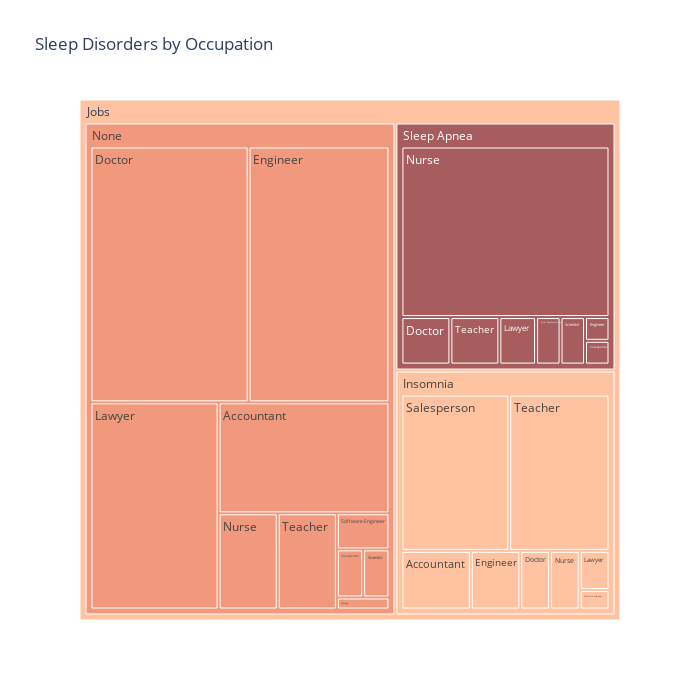

Write notebook code for a chart like this one.
### Code cell
# Percentage of people with sleep problems or not classified by occupation
pct_sleep_job = pd.DataFrame(sleep_data.groupby("Sleep Disorder")["Occupation"].value_counts())
pct_sleep_job.columns = ["Count"]
pct_sleep_job = pct_sleep_job.reset_index()
#print(pct_sleep_job)

## Create tree map
fig = px.treemap(data_frame=pct_sleep_job,
                 values="Count",
                 width=700,
                 height=700,
                 color="Sleep Disorder",
                 color_discrete_sequence=["#FFC3A1", "#F0997D","#A75D5D", "#FFC3A1"],
                 path=[px.Constant("Jobs"), "Sleep Disorder", "Occupation"],
                 title = "Sleep Disorders by Occupation")
fig.show()

## Compare and print Observation
max_job = pct_sleep_job.groupby("Sleep Disorder")["Count"].max()
max_job_name = []
for val in max_job:
      max_job_name.append(pct_sleep_job[pct_sleep_job["Count"]==val][["Sleep Disorder","Occupation"]])
print("\nObservation: ")
for e in max_job_name:
      print(f"For {e.iloc[0][0]}, {e.iloc[0][1]} more than others")

### Figure 1 — Plotly figure (JSON) as saved in the notebook; plotly's stock layout.template omitted (floating-point values rounded to 4 significant figures)
{"data": [{"branchvalues": "total", "customdata": [["Insomnia"], ["None"], ["Insomnia"], ["None"], ["Sleep Apnea"], ["Insomnia"], ["None"], ["Sleep Apnea"], ["None"], ["Insomnia"], ["Sleep Apnea"], ["Sleep Apnea"], ["None"], ["Insomnia"], ["None"], ["Sleep Apnea"], ["None"], ["Insomnia"], ["Sleep Apnea"], ["None"], ["Sleep Apnea"], ["Insomnia"], ["None"], ["Insomnia"], ["None"], ["Sleep Apnea"], ["Insomnia"], ["None"], ["Sleep Apnea"], ["(?)"]], "domain": {"x": [0, 1], "y": [0, 1]}, "hovertemplate": "labels=%{label}<br>Count=%{value}<br>parent=%{parent}<br>id=%{id}<br>Sleep Disorder=%{customdata[0]}<extra></extra>", "ids": ["Jobs/Insomnia/Accountant", "Jobs/None/Accountant", "Jobs/Insomnia/Doctor", "Jobs/None/Doctor", "Jobs/Sleep Apnea/Doctor", "Jobs/Insomnia/Engineer", "Jobs/None/Engineer", "Jobs/Sleep Apnea/Engineer", "Jobs/None/Salesperson", "Jobs/Insomnia/Salesperson", "Jobs/Sleep Apnea/Sales Representative", "Jobs/Sleep Apnea/Nurse", "Jobs/None/Nurse", "Jobs/Insomnia/Nurse", "Jobs/None/Manager", "Jobs/Sleep Apnea/Lawyer", "Jobs/None/Lawyer", "Jobs/Insomnia/Lawyer", "Jobs/Sleep Apnea/Salesperson", "Jobs/None/Scientist", "Jobs/Sleep Apnea/Scientist", "Jobs/Insomnia/Software Engineer", "Jobs/None/Software Engineer", "Jobs/Insomnia/Teacher", "Jobs/None/Teacher", "Jobs/Sleep Apnea/Teacher", "Jobs/Insomnia", "Jobs/None", "Jobs/Sleep Apnea", "Jobs"], "labels": ["Accountant", "Accountant", "Doctor", "Doctor", "Doctor", "Engineer", "Engineer", "Engineer", "Salesperson", "Salesperson", "Sales Representative", "Nurse", "Nurse", "Nurse", "Manager", "Lawyer", "Lawyer", "Lawyer", "Salesperson", "Scientist", "Scientist", "Software Engineer", "Software Engineer", "Teacher", "Teacher", "Teacher", "Insomnia", "None", "Sleep Apnea", "Jobs"], "marker": {"colors": ["#FFC3A1", "#F0997D", "#FFC3A1", "#F0997D", "#A75D5D", "#FFC3A1", "#F0997D", "#A75D5D", "#F0997D", "#FFC3A1", "#A75D5D", "#A75D5D", "#F0997D", "#FFC3A1", "#F0997D", "#A75D5D", "#F0997D", "#FFC3A1", "#A75D5D", "#F0997D", "#A75D5D", "#FFC3A1", "#F0997D", "#FFC3A1", "#F0997D", "#A75D5D", "#FFC3A1", "#F0997D", "#A75D5D", "#FFC3A1"]}, "name": "", "parents": ["Jobs/Insomnia", "Jobs/None", "Jobs/Insomnia", "Jobs/None", "Jobs/Sleep Apnea", "Jobs/Insomnia", "Jobs/None", "Jobs/Sleep Apnea", "Jobs/None", "Jobs/Insomnia", "Jobs/Sleep Apnea", "Jobs/Sleep Apnea", "Jobs/None", "Jobs/Insomnia", "Jobs/None", "Jobs/Sleep Apnea", "Jobs/None", "Jobs/Insomnia", "Jobs/Sleep Apnea", "Jobs/None", "Jobs/Sleep Apnea", "Jobs/Insomnia", "Jobs/None", "Jobs/Insomnia", "Jobs/None", "Jobs/Sleep Apnea", "Jobs", "Jobs", "Jobs", ""], "type": "treemap", "values": [7, 30, 3, 64, 4, 5, 57, 1, 2, 29, 2, 61, 9, 3, 1, 3, 42, 2, 1, 2, 2, 1, 3, 27, 9, 4, 77, 219, 78, 374]}], "layout": {"height": 700, "legend": {"tracegroupgap": 0}, "title": {"text": "Sleep Disorders by Occupation"}, "treemapcolorway": ["#FFC3A1", "#F0997D", "#A75D5D", "#FFC3A1"], "width": 700}}
